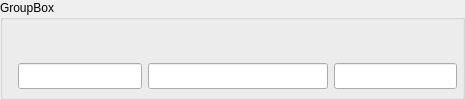
           <widget class="QGroupBox" name="groupBox_3">
            <property name="minimumSize">
             <size>
              <width>465</width>
              <height>100</height>
             </size>
            </property>
            <property name="maximumSize">
             <size>
              <width>16777215</width>
              <height>100</height>
             </size>
            </property>
            <property name="title">
             <string>GroupBox</string>
            </property>
            <property name="alignment">
             <set>Qt::AlignLeading|Qt::AlignLeft|Qt::AlignTop</set>
            </property>
            <layout class="QVBoxLayout" name="verticalLayout_4">
             <property name="spacing">
              <number>0</number>
             </property>
             <property name="leftMargin">
              <number>15</number>
             </property>
             <property name="topMargin">
              <number>10</number>
             </property>
             <property name="rightMargin">
              <number>0</number>
             </property>
             <property name="bottomMargin">
              <number>18</number>
             </property>
             <item>
              <widget class="QWidget" name="horizontalWidget_16" native="true">
               <property name="minimumSize">
                <size>
                 <width>0</width>
                 <height>60</height>
                </size>
               </property>
               <property name="maximumSize">
                <size>
                 <width>16777215</width>
                 <height>60</height>
                </size>
               </property>
               <layout class="QHBoxLayout" name="horizontalLayout_43">
                <property name="leftMargin">
                 <number>0</number>
                </property>
                <property name="rightMargin">
                 <number>5</number>
                </property>
                <item>
                 <layout class="QVBoxLayout" name="verticalLayout_37">
                  <item>
                   <layout class="QHBoxLayout" name="horizontalLayout_44">
                    <property name="spacing">
                     <number>0</number>
                    </property>
                    <property name="leftMargin">
                     <number>8</number>
                    </property>
                    <item>
                     <widget class="QLabel" name="FPGANameLabel">
                      <property name="minimumSize">
                       <size>
                        <width>0</width>
                        <height>18</height>
                       </size>
                      </property>
                      <property name="maximumSize">
                       <size>
                        <width>16777215</width>
                        <height>18</height>
                       </size>
                      </property>
                      <property name="text">
                       <string/>
                      </property>
                     </widget>
                    </item>
                   </layout>
                  </item>
                  <item>
                   <widget class="QLineEdit" name="FPGANameEdit">
                    <property name="minimumSize">
                     <size>
                      <width>117</width>
                      <height>26</height>
                     </size>
                    </property>
                    <property name="maximumSize">
                     <size>
                      <width>16777215</width>
                      <height>26</height>
                     </size>
                    </property>
                    <property name="readOnly">
                     <bool>true</bool>
                    </property>
                   </widget>
                  </item>
                 </layout>
                </item>
                <item>
                 <layout class="QVBoxLayout" name="verticalLayout_38">
                  <item>
                   <layout class="QHBoxLayout" name="horizontalLayout_45">
                    <property name="spacing">
                     <number>0</number>
                    </property>
                    <property name="leftMargin">
                     <number>8</number>
                    </property>
                    <item>
                     <widget class="QLabel" name="FPGAVersionLabel">
                      <property name="minimumSize">
                       <size>
                        <width>0</width>
                        <height>18</height>
                       </size>
                      </property>
                      <property name="maximumSize">
                       <size>
                        <width>16777215</width>
                        <height>18</height>
                       </size>
                      </property>
                      <property name="text">
                       <string/>
                      </property>
                     </widget>
                    </item>
                   </layout>
                  </item>
                  <item>
                   <widget class="QLineEdit" name="FPGAVersionEdit">
                    <property name="minimumSize">
                     <size>
                      <width>180</width>
                      <height>26</height>
                     </size>
                    </property>
                    <property name="maximumSize">
                     <size>
                      <width>16777215</width>
                      <height>26</height>
                     </size>
                    </property>
                    <property name="readOnly">
                     <bool>true</bool>
                    </property>
                   </widget>
                  </item>
                 </layout>
                </item>
                <item>
                 <layout class="QVBoxLayout" name="verticalLayout_39">
                  <item>
                   <layout class="QHBoxLayout" name="horizontalLayout_46">
                    <property name="spacing">
                     <number>0</number>
                    </property>
                    <property name="leftMargin">
                     <number>8</number>
                    </property>
                    <item>
                     <widget class="QLabel" name="FPGADateLabel">
                      <property name="minimumSize">
                       <size>
                        <width>0</width>
                        <height>18</height>
                       </size>
                      </property>
                      <property name="maximumSize">
                       <size>
                        <width>16777215</width>
                        <height>18</height>
                       </size>
                      </property>
                      <property name="text">
                       <string/>
                      </property>
                     </widget>
                    </item>
                   </layout>
                  </item>
                  <item>
                   <widget class="QLineEdit" name="FPGADateEdit">
                    <property name="minimumSize">
                     <size>
                      <width>114</width>
                      <height>26</height>
                     </size>
                    </property>
                    <property name="maximumSize">
                     <size>
                      <width>16777215</width>
                      <height>26</height>
                     </size>
                    </property>
                    <property name="readOnly">
                     <bool>true</bool>
                    </property>
                   </widget>
                  </item>
                 </layout>
                </item>
               </layout>
              </widget>
             </item>
            </layout>
           </widget>
